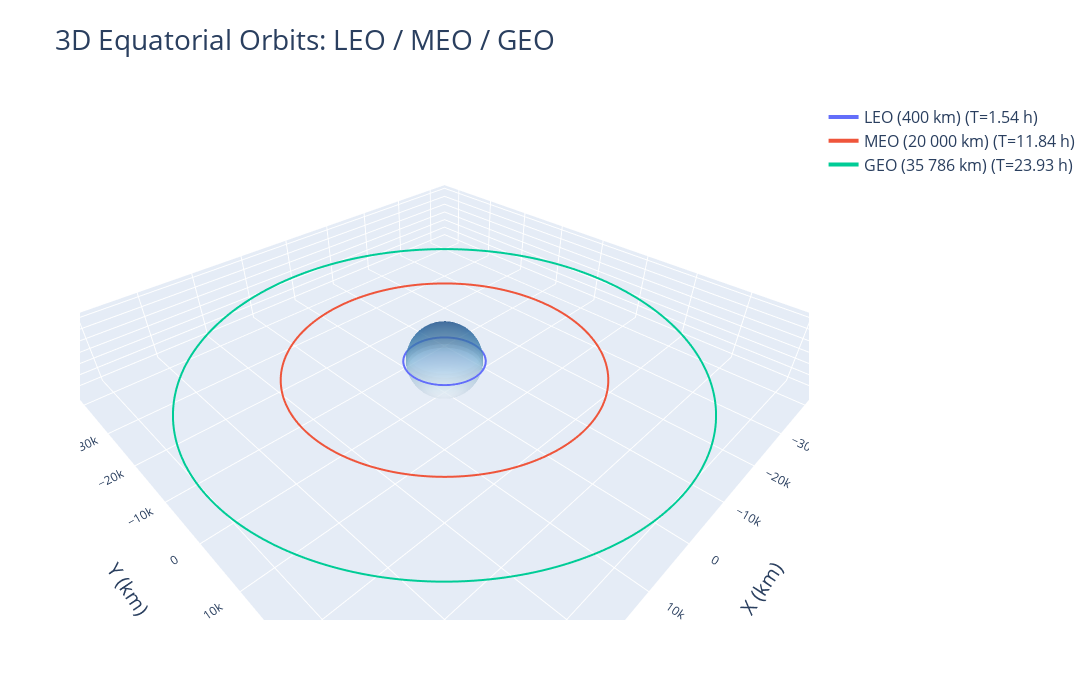

The code cell stored with this chart in its notebook:
### Code cell
fig = go.Figure(data=traces)

fig.update_layout(
    width=1500,
    height=700,

    # Title styling
    title=dict(
        text="3D Equatorial Orbits: LEO / MEO / GEO",
        font=dict(size=28)            # title font size
    ),

    # Legend styling
    legend=dict(
        font=dict(size=16),           # legend text size
        bgcolor="rgba(255,255,255,0.7)"  # semi-transparent background (optional)
    ),

    # Default font for hover, etc.
    font=dict(
        size=14                       # base font size
    ),

    scene=dict(
        xaxis=dict(
            title="X (km)",
            title_font=dict(size=20),  # x-axis label size
            tickfont=dict(size=12)     # x-axis tick label size
        ),
        yaxis=dict(
            title="Y (km)",
            title_font=dict(size=20),
            tickfont=dict(size=12)
        ),
        zaxis=dict(
            title="Z (km)",
            title_font=dict(size=20),
            tickfont=dict(size=12)
        ),
        aspectmode='data'
    )
)

fig.show()

### Figure 1 — Plotly figure (JSON) as saved in the notebook; plotly's stock layout.template omitted (floating-point values rounded to 4 significant figures; data arrays with more than 128 entries replaced by an {"elided": "..."} marker saying what was removed)
{"data": [{"line": {"width": 4}, "mode": "lines", "name": "LEO (400 km) (T=1.54 h)", "type": "scatter3d", "x": {"elided": "300 float values"}, "y": {"elided": "300 float values"}, "z": {"elided": "300 int values"}}, {"line": {"width": 4}, "mode": "lines", "name": "MEO (20 000 km) (T=11.84 h)", "type": "scatter3d", "x": {"elided": "300 float values"}, "y": {"elided": "300 float values"}, "z": {"elided": "300 int values"}}, {"line": {"width": 4}, "mode": "lines", "name": "GEO (35 786 km) (T=23.93 h)", "type": "scatter3d", "x": {"elided": "300 float values"}, "y": {"elided": "300 float values"}, "z": {"elided": "300 int values"}}, {"colorscale": [[0, "rgb(247,251,255)"], [0.125, "rgb(222,235,247)"], [0.25, "rgb(198,219,239)"], [0.375, "rgb(158,202,225)"], [0.5, "rgb(107,174,214)"], [0.625, "rgb(66,146,198)"], [0.75, "rgb(33,113,181)"], [0.875, "rgb(8,81,156)"], [1, "rgb(8,48,107)"]], "name": "Earth", "opacity": 0.5, "showscale": false, "type": "surface", "x": {"elided": "30x30 float values"}, "y": {"elided": "30x30 float values"}, "z": {"elided": "30x30 float values"}}], "layout": {"font": {"size": 14}, "height": 700, "legend": {"bgcolor": "rgba(255,255,255,0.7)", "font": {"size": 16}}, "scene": {"aspectmode": "data", "xaxis": {"tickfont": {"size": 12}, "title": {"font": {"size": 20}, "text": "X (km)"}}, "yaxis": {"tickfont": {"size": 12}, "title": {"font": {"size": 20}, "text": "Y (km)"}}, "zaxis": {"tickfont": {"size": 12}, "title": {"font": {"size": 20}, "text": "Z (km)"}}}, "title": {"font": {"size": 28}, "text": "3D Equatorial Orbits: LEO / MEO / GEO"}, "width": 1500}}
